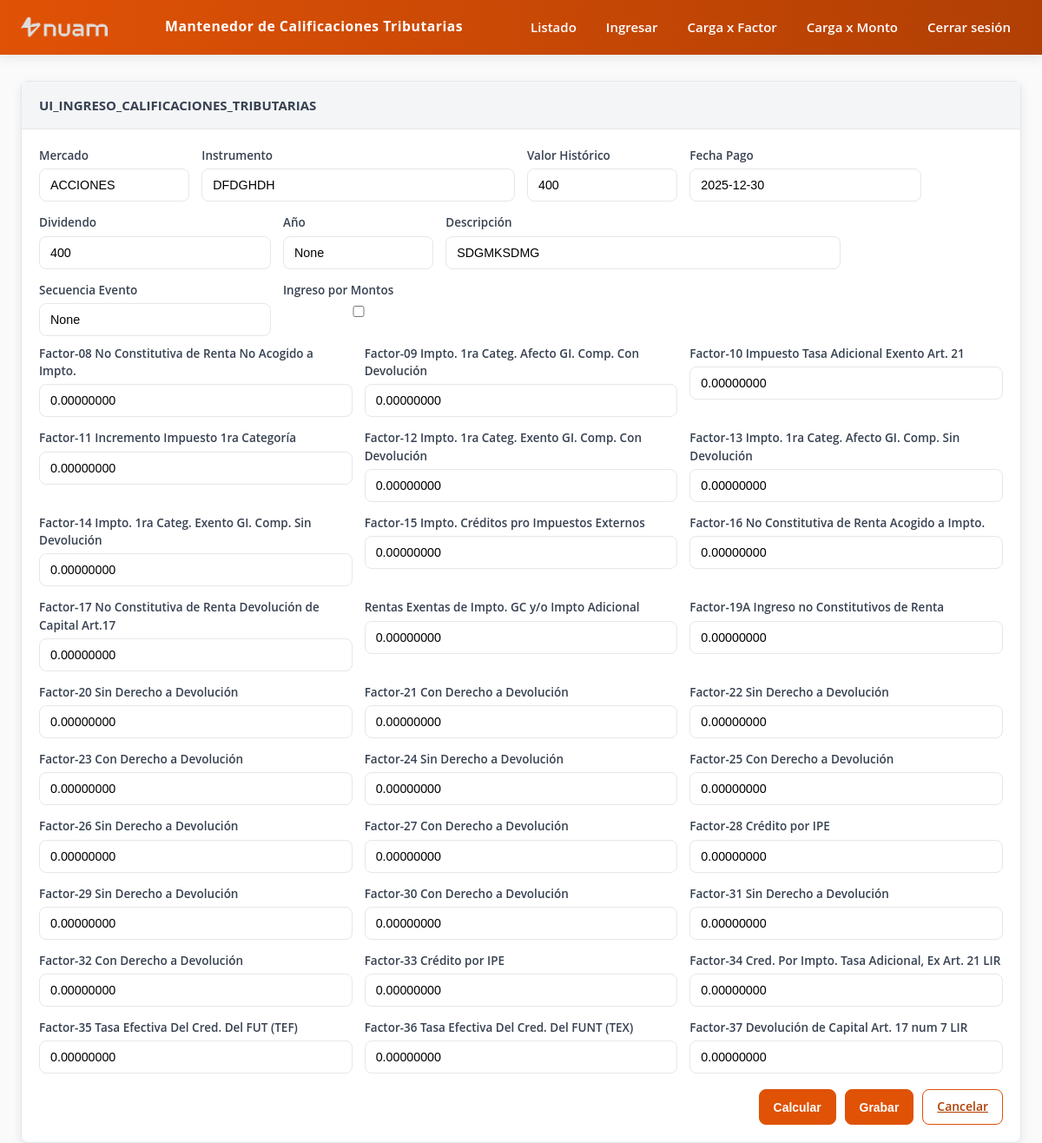
Page /16/factores/ (signed in) on the committed database.
### calificaciones/models.py (models this page shows, shortened)
class CalificacionEncabezado(models.Model):
    MERCADO_CHOICES = [
        ('ACCIONES', 'ACCIONES'),
        ('BONOS', 'BONOS'),
        ('FONDOS', 'FONDOS'),
        ('AC', 'AC'),
        ('BC', 'BC'),
    ]
    ORIGEN_CHOICES = [
        ('CORREDOR', 'CORREDOR'),
        ('DEPOSITARIO', 'DEPOSITARIO'),
        ('EMISOR', 'EMISOR'),
    ]
    mercado = models.CharField(max_length=20, choices=MERCADO_CHOICES)
    origen = models.CharField(max_length=20, choices=ORIGEN_CHOICES, blank=True)
    instrumento = models.CharField(max_length=100)
    evento_capital = models.PositiveIntegerField(null=True, blank=True)
    valor_historico = models.PositiveIntegerField(null=True, blank=True)
    fecha_pago = models.DateField()
    secuencia_evento = models.PositiveIntegerField(null=True,blank=True)
    anio = models.IntegerField(null=True,blank=True)
    factor_actualizacion = models.PositiveIntegerField( null=True,blank=True)
    sfut = models.BooleanField(default=False)
    descripcion = models.CharField(max_length=255, blank=True)
    ingreso_por_montos = models.BooleanField(default=False)
    pendiente = models.BooleanField(default=False)
    creado = models.DateTimeField(auto_now_add=True)
    actualizado = models.DateTimeField(auto_now=True)
    class Meta:
        indexes = [
            models.Index(fields=['anio', 'mercado', 'origen']),
            models.Index(fields=['instrumento']),
        ]
        ordering = ['-actualizado']

class CalificacionFactores(models.Model):
    encabezado = models.OneToOneField(
        CalificacionEncabezado,
        on_delete=models.CASCADE,
        related_name='factores'
    )
    f08  = models.DecimalField(max_digits=18, decimal_places=8, default=DEC18_8_DEFAULT)
    f09  = models.DecimalField(max_digits=18, decimal_places=8, default=DEC18_8_DEFAULT)
    f10  = models.DecimalField(max_digits=18, decimal_places=8, default=DEC18_8_DEFAULT)
    f11  = models.DecimalField(max_digits=18, decimal_places=8, default=DEC18_8_DEFAULT)
    f12  = models.DecimalField(max_digits=18, decimal_places=8, default=DEC18_8_DEFAULT)
    f13  = models.DecimalField(max_digits=18, decimal_places=8, default=DEC18_8_DEFAULT)
    f14  = models.DecimalField(max_digits=18, decimal_places=8, default=DEC18_8_DEFAULT)
    f15  = models.DecimalField(max_digits=18, decimal_places=8, default=DEC18_8_DEFAULT)
    f16  = models.DecimalField(max_digits=18, decimal_places=8, default=DEC18_8_DEFAULT)
    f17  = models.DecimalField(max_digits=18, decimal_places=8, default=DEC18_8_DEFAULT)
    f18  = models.DecimalField(max_digits=18, decimal_places=8, default=DEC18_8_DEFAULT)
    f19a = models.DecimalField(max_digits=18, decimal_places=8, default=DEC18_8_DEFAULT)
    f20  = models.DecimalField(max_digits=18, decimal_places=8, default=DEC18_8_DEFAULT)
    f21  = models.DecimalField(max_digits=18, decimal_places=8, default=DEC18_8_DEFAULT)
    f22  = models.DecimalField(max_digits=18, decimal_places=8, default=DEC18_8_DEFAULT)
    f23  = models.DecimalField(max_digits=18, decimal_places=8, default=DEC18_8_DEFAULT)
    f24  = models.DecimalField(max_digits=18, decimal_places=8, default=DEC18_8_DEFAULT)
    f25  = models.DecimalField(max_digits=18, decimal_places=8, default=DEC18_8_DEFAULT)
    f26  = models.DecimalField(max_digits=18, decimal_places=8, default=DEC18_8_DEFAULT)
    f27  = models.DecimalField(max_digits=18, decimal_places=8, default=DEC18_8_DEFAULT)
    f28  = models.DecimalField(max_digits=18, decimal_places=8, default=DEC18_8_DEFAULT)
    f29  = models.DecimalField(max_digits=18, decimal_places=8, default=DEC18_8_DEFAULT)
    f30  = models.DecimalField(max_digits=18, decimal_places=8, default=DEC18_8_DEFAULT)
    f31  = models.DecimalField(max_digits=18, decimal_places=8, default=DEC18_8_DEFAULT)
    f32  = models.DecimalField(max_digits=18, decimal_places=8, default=DEC18_8_DEFAULT)
    f33  = models.DecimalField(max_digits=18, decimal_places=8, default=DEC18_8_DEFAULT)
    f34  = models.DecimalField(max_digits=18, decimal_places=8, default=DEC18_8_DEFAULT)
    f35  = models.DecimalField(max_digits=18, decimal_places=8, default=DEC18_8_DEFAULT)
    f36  = models.DecimalField(max_digits=18, decimal_places=8, default=DEC18_8_DEFAULT)
    f37  = models.DecimalField(max_digits=18, decimal_places=8, default=DEC18_8_DEFAULT)

### calificaciones/views.py (the view)
# urls.py: path('<int:pk>/factores/', views.calificacion_factores, name='calificacion_factores'),
@rol_requerido([ROL_ADMIN, ROL_ANALISTA, ROL_SUPERVISOR])
def calificacion_factores(request, pk):
    enc = get_object_or_404(CalificacionEncabezado, pk=pk)
    factores, _ = CalificacionFactores.objects.get_or_create(encabezado=enc)
    can_edit = request.user.perfil.rol in [ROL_ADMIN, ROL_ANALISTA]
    if request.method == 'POST' and can_edit:
        enc.ingreso_por_montos = bool(request.POST.get('ingreso_por_montos'))
        enc.save(update_fields=['ingreso_por_montos'])
        form = CalificacionFactoresForm(request.POST, instance=factores)
        if form.is_valid():
            f = form.save()
            try:
                enc.pendiente = f.todos_en_cero()
            except AttributeError:
                enc.pendiente = False
                messages.warning(request, "Advertencia: Falta la función 'todos_en_cero' en el modelo.")
            enc.save(update_fields=['pendiente'])
            messages.success(request, "Factores grabados con éxito.")
            return redirect('calificacion_list')
    else:
        form = CalificacionFactoresForm(instance=factores)
    return render(request, 'calificacion-factores.html', {
        'form': form,
        'enc': enc,
        'can_edit': can_edit
    })

### calificaciones/templates/calificacion-factores.html (shortened to what this page needs)
{% load static %}
<!DOCTYPE html><html lang="es"><head>
<link rel="stylesheet" href="{% static 'css/style.css' %}">
</head><body>
<header class="appbar">
  <img src="{% static 'nuamlogo_HD.png' %}" alt="NUAM Logo" class="brand-logo" width="100">
  <div class="brand">Mantenedor de Calificaciones Tributarias</div>
  <nav>
    <a href="{% url 'calificacion_list' %}">Listado</a>
    <a href="{% url 'calificacion_create' %}">Ingresar</a>
    <a href="{% url 'calificacion_list' %}">Carga x Factor</a>
    <a href="{% url 'calificacion_list' %}">Carga x Monto</a>
    <a href="{% url 'logout' %}">Cerrar sesión</a>
  </nav>
</header>
<div class="container">
  <div class="card">
    <div class="card-header">UI_INGRESO_CALIFICACIONES_TRIBUTARIAS</div>
    <div class="card-body">
      <form id="form-factores" action="{% url 'calificacion_factores' enc.pk %}" method="post">
        <div class="grid" style="margin-bottom:10px">
          <div class="field" style="grid-column:span 2">
            <label>Mercado</label>
            <input name="mercado_v" type="text" value="{{ enc.mercado }}" readonly>
          </div>
          <div class="field" style="grid-column:span 4">
            <label>Instrumento</label>
            <input name="instrumento_v" type="text" value="{{ enc.instrumento }}" readonly>
          </div>
          <div class="field" style="grid-column:span 2">
            <label>Valor Histórico</label>
            <input name="valor_historico_v" type="text" value="{{ enc.valor_historico }}" readonly>
          </div>
          <div class="field" style="grid-column:span 3">
            <label>Fecha Pago</label>
            <input name="fecha_pago_v" type="text" value="{{ enc.fecha_pago|date:'Y-m-d' }}" readonly>
          </div>
          <div class="field" style="grid-column:span 3">
            <label>Dividendo</label>
            <input name="evento_capital_v" type="text" value="{{ enc.evento_capital }}" readonly>
          </div>
          <div class="field" style="grid-column:span 2">
            <label>Año</label>
            <input name="anio_v" type="text" value="{{ enc.anio }}" readonly>
          </div>
          <div class="field" style="grid-column:span 5">
            <label>Descripción</label>
            <input name="descripcion_v" type="text" value="{{ enc.descripcion }}" readonly>
          </div>
          <div class="field" style="grid-column:span 3">
            <label>Secuencia Evento</label>
            <input name="secuencia_evento_v" type="text" value="{{ enc.secuencia_evento }}" readonly>
          </div>
          <div class="field" style="grid-column:span 2">
            <label>Ingreso por Montos</label>
            <input name="ingreso_por_montos" id="ingreso-montos" type="checkbox" {% if enc.ingreso_por_montos %}checked{% endif %}>
          </div>
        </div>
        <div class="grid">
          <div class="field" style="grid-column:span 4"><label>Factor-08 No Constitutiva de Renta No Acogido a Impto.</label>{{ form.f08 }}</div>
          <div class="field" style="grid-column:span 4"><label>Factor-09 Impto. 1ra Categ. Afecto GI. Comp. Con Devolución</label>{{ form.f09 }}</div>
          <div class="field" style="grid-column:span 4"><label>Factor-10 Impuesto Tasa Adicional Exento Art. 21</label>{{ form.f10 }}</div>
          <div class="field" style="grid-column:span 4"><label>Factor-11 Incremento Impuesto 1ra Categoría</label>{{ form.f11 }}</div>
          <div class="field" style="grid-column:span 4"><label>Factor-12 Impto. 1ra Categ. Exento GI. Comp. Con Devolución</label>{{ form.f12 }}</div>
          <div class="field" style="grid-column:span 4"><label>Factor-13 Impto. 1ra Categ. Afecto GI. Comp. Sin Devolución</label>{{ form.f13 }}</div>
          <div class="field" style="grid-column:span 4"><label>Factor-14 Impto. 1ra Categ. Exento GI. Comp. Sin Devolución</label>{{ form.f14 }}</div>
          <div class="field" style="grid-column:span 4"><label>Factor-15 Impto. Créditos pro Impuestos Externos</label>{{ form.f15 }}</div>
          <div class="field" style="grid-column:span 4"><label>Factor-16 No Constitutiva de Renta Acogido a Impto.</label>{{ form.f16 }}</div>
          <div class="field" style="grid-column:span 4"><label>Factor-17 No Constitutiva de Renta Devolución de Capital Art.17</label>{{ form.f17 }}</div>
          <div class="field" style="grid-column:span 4"><label>Rentas Exentas de Impto. GC y/o Impto Adicional</label>{{ form.f18 }}</div>
          <div class="field" style="grid-column:span 4"><label>Factor-19A Ingreso no Constitutivos de Renta</label>{{ form.f19a }}</div>
          <div class="field" style="grid-column:span 4"><label>Factor-20 Sin Derecho a Devolución</label>{{ form.f20 }}</div>
          <div class="field" style="grid-column:span 4"><label>Factor-21 Con Derecho a Devolución</label>{{ form.f21 }}</div>
          <div class="field" style="grid-column:span 4"><label>Factor-22 Sin Derecho a Devolución</label>{{ form.f22 }}</div>
          <div class="field" style="grid-column:span 4"><label>Factor-23 Con Derecho a Devolución</label>{{ form.f23 }}</div>
          <div class="field" style="grid-column:span 4"><label>Factor-24 Sin Derecho a Devolución</label>{{ form.f24 }}</div>
          <div class="field" style="grid-column:span 4"><label>Factor-25 Con Derecho a Devolución</label>{{ form.f25 }}</div>
          <div class="field" style="grid-column:span 4"><label>Factor-26 Sin Derecho a Devolución</label>{{ form.f26 }}</div>
          <div class="field" style="grid-column:span 4"><label>Factor-27 Con Derecho a Devolución</label>{{ form.f27 }}</div>
          <div class="field" style="grid-column:span 4"><label>Factor-28 Crédito por IPE</label>{{ form.f28 }}</div>
          <div class="field" style="grid-column:span 4"><label>Factor-29 Sin Derecho a Devolución</label>{{ form.f29 }}</div>
          <div class="field" style="grid-column:span 4"><label>Factor-30 Con Derecho a Devolución</label>{{ form.f30 }}</div>
          <div class="field" style="grid-column:span 4"><label>Factor-31 Sin Derecho a Devolución</label>{{ form.f31 }}</div>
          <div class="field" style="grid-column:span 4"><label>Factor-32 Con Derecho a Devolución</label>{{ form.f32 }}</div>
          <div class="field" style="grid-column:span 4"><label>Factor-33 Crédito por IPE</label>{{ form.f33 }}</div>
          <div class="field" style="grid-column:span 4"><label>Factor-34 Cred. Por Impto. Tasa Adicional, Ex Art. 21 LIR</label>{{ form.f34 }}</div>
          <div class="field" style="grid-column:span 4"><label>Factor-35 Tasa Efectiva Del Cred. Del FUT (TEF)</label>{{ form.f35 }}</div>
          <div class="field" style="grid-column:span 4"><label>Factor-36 Tasa Efectiva Del Cred. Del FUNT (TEX)</label>{{ form.f36 }}</div>
          <div class="field" style="grid-column:span 4"><label>Factor-37 Devolución de Capital Art. 17 num 7 LIR</label>{{ form.f37 }}</div>
        </div>
        <div class="footer-actions">
          <button class="btn btn-primary" type="submit" >Calcular</button>
          <button class="btn btn-primary" type="submit" {% if not can_edit %}disabled{% endif %}>Grabar</button>
          <a class="btn btn-outline" href="{% url 'calificacion_list' %}">Cancelar</a>
        </div>
      </form>
    </div>
  </div>
</div>
</body></html>

### rows in the picture
CalificacionEncabezado: mercado_v "ACCIONES", instrumento_v "DFDGHDH", valor_historico_v "400", fecha_pago_v "2025-12-30", evento_capital_v "400", anio_v "None", descripcion_v "SDGMKSDMG", secuencia_evento_v "None"
CalificacionFactores: f08 "0.00000000", f09 "0.00000000", f10 "0.00000000", f11 "0.00000000", f12 "0.00000000", f13 "0.00000000", f14 "0.00000000", f15 "0.00000000", f16 "0.00000000", f17 "0.00000000", f18 "0.00000000", f19a "0.00000000", f20 "0.00000000", f21 "0.00000000", f22 "0.00000000", f23 "0.00000000", f24 "0.00000000", f25 "0.00000000", f26 "0.00000000", f27 "0.00000000", f28 "0.00000000", f29 "0.00000000", f30 "0.00000000", f31 "0.00000000", f32 "0.00000000", f33 "0.00000000", f34 "0.00000000", f35 "0.00000000", f36 "0.00000000", f37 "0.00000000"
